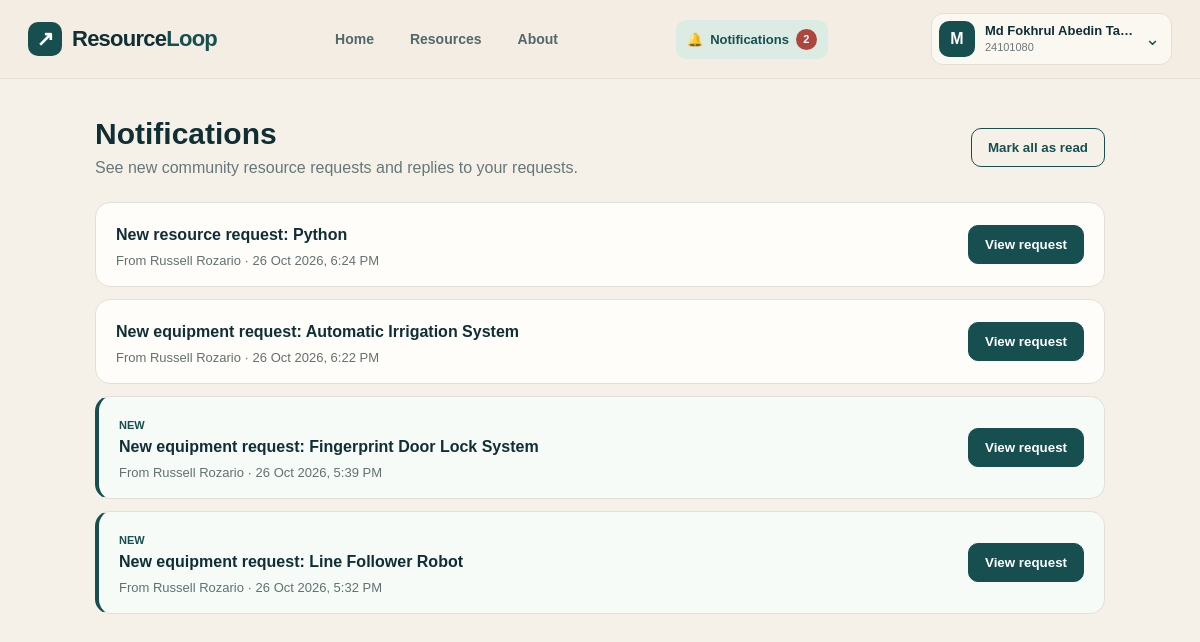
Screenshot of /notifications/ (signed in) with the database file from the repository.
### requests_app/models.py (models this page shows, shortened)
class WebsiteNotification(models.Model):
    recipient = models.ForeignKey(Student, on_delete=models.CASCADE, related_name="website_notifications")
    actor = models.ForeignKey(Student, on_delete=models.CASCADE, related_name="sent_website_notifications")
    title = models.CharField(max_length=220)
    kind = models.CharField(max_length=25, choices=[
        ("community_request", "Community request"),
        ("equipment_request", "Equipment request"),
        ("community_response", "Community response"),
        ("equipment_response", "Equipment response"),
    ])
    is_read = models.BooleanField(default=False)
    created_at = models.DateTimeField(auto_now_add=True)
    class Meta:
        ordering = ["-created_at"]
        indexes = [models.Index(fields=["recipient", "is_read", "created_at"]) ]

### accounts/models.py (models this page shows, shortened)
class Student(models.Model):
    full_name = models.CharField(
        max_length=100
    )
    registration_id = models.CharField(
        max_length=50,
        unique=True
    )
    department = models.CharField(
        max_length=100
    )
    email = models.EmailField(
        unique=True
    )
    phone = models.CharField(
        max_length=15
    )
    password = models.CharField(
        max_length=128
    )

### requests_app/views.py (the view)
# urls.py: path('notifications/', views.notifications, name='notifications'),
def notifications(request):
    student = get_current_student(request)
    if not student:
        return redirect("login")
    from django.core.paginator import Paginator
    qs = WebsiteNotification.objects.filter(recipient=student).select_related("actor")
    page_obj = Paginator(qs, 20).get_page(request.GET.get("page"))
    return render(request, "notifications.html", {"student": student, "page_obj": page_obj})

### requests_app/context_processors.py (called while the page is built)
def navbar_notifications(request):
    student_id = request.session.get("student_id")
    if not student_id:
        return {"navbar_unread_notifications": 0}
    return {
        "navbar_unread_notifications": WebsiteNotification.objects.filter(
            recipient_id=student_id, is_read=False
        ).count()
    }

### requests_app/views.py (called while the page is built)
def get_current_student(request):
    student_id = request.session.get("student_id")
    if not student_id:
        return None
    return Student.objects.filter(
        id=student_id
    ).first()

### templates/notifications.html (shortened to what this page needs)
{% load static %}
<!DOCTYPE html>
<html lang="en">
<head>
  <link rel="stylesheet" href="{% static 'css/shared_theme.css' %}">
  <link rel="stylesheet" href="{% static 'css/notifications.css' %}">
</head>
<body>
  {% include 'includes/navbar.html' %}
  <main class="rl-notifications-page">
    <div class="rl-notifications-heading">
      <div><h1>Notifications</h1><p>See new community resource requests and replies to your requests.</p></div>
      <form method="post" action="{% url 'mark_all_notifications_read' %}">
        {% csrf_token %}<button class="rl-button rl-outline" type="submit">Mark all as read</button>
      </form>
    </div>
    {% for item in page_obj %}
      <article class="rl-notification-item {% if not item.is_read %}rl-unread{% endif %}">
        <div>
          {% if not item.is_read %}<span class="rl-new-label">New</span>{% endif %}
          <h2>{{ item.title }}</h2>
          <p>From {{ item.actor.full_name }} · {{ item.created_at|date:"d M Y, g:i A" }}</p>
        </div>
        <form method="post" action="{% url 'open_notification' item.pk %}">
          {% csrf_token %}<button class="rl-button" type="submit">View request</button>
        </form>
      </article>
    {% empty %}
      <div class="rl-no-notifications">No notifications yet. New requests will appear here.</div>
    {% endfor %}
  </main>
</body>
</html>

### static/css/shared_theme.css (style rules this page uses)
:root { --rl-bg:#F6F1E8; --rl-nav:#F3EDE3; --rl-ink:#102F35; --rl-teal:#174F50; --rl-green:#DCEBE3; --rl-peach:#F8E8DA; --rl-border:#E4DFD6; }
html { scroll-behavior:smooth; }
body { background-color:var(--rl-bg); color:var(--rl-ink); }

### static/css/notifications.css (style rules this page uses)
* { box-sizing:border-box }
body { margin:0;background:#F6F1E8;color:#102F35;font-family:Arial,sans-serif }
.rl-notifications-page { max-width:1050px;margin:38px auto;padding:0 20px 60px }
.rl-notifications-heading { display:flex;justify-content:space-between;align-items:center;gap:20px;margin-bottom:25px }
.rl-notifications-heading h1 { margin:0;font-size:30px }
.rl-notifications-heading p { color:#657878;margin:8px 0 0 }
.rl-notification-item { background:#FFFDFA;border:1px solid #E4DFD6;border-radius:15px;padding:18px 20px;margin-bottom:12px;display:flex;justify-content:space-between;align-items:center;gap:15px }
.rl-notification-item.rl-unread { border-left:4px solid #174F50;background:#f6fbf8 }
.rl-notification-item h2 { font-size:16px;margin:5px 0 9px }
.rl-notification-item p { font-size:13px;color:#61716f;margin:0 }
.rl-new-label { color:#174F50;font-size:11px;font-weight:800;text-transform:uppercase }
.rl-button { padding:11px 16px;background:#174F50;border:1px solid #174F50;border-radius:10px;color:white;font-weight:700;cursor:pointer;white-space:nowrap }
.rl-button.rl-outline { background:transparent;color:#174F50 }

### rows the page displays
WebsiteNotification: title "New resource request: Python", actor.full_name "Russell Rozario", created_at "26 Oct 2026, 6:24 PM"
WebsiteNotification: title "New equipment request: Automatic Irrigation System", actor.full_name "Russell Rozario", created_at "26 Oct 2026, 6:22 PM"
WebsiteNotification: is_read "NEW", title "New equipment request: Fingerprint Door Lock System", actor.full_name "Russell Rozario", created_at "26 Oct 2026, 5:39 PM"
WebsiteNotification: is_read "NEW", title "New equipment request: Line Follower Robot", actor.full_name "Russell Rozario", created_at "26 Oct 2026, 5:32 PM"

### other values shown
{{ navbar_unread_notifications }} "2"
{{ request.session.full_name|default:'S'|slice:':1'|upper }} "M"
{{ request.session.full_name|default:'Student' }} "Md Fokhrul Abedin Ta…"
{{ request.session.registration_id|default:'Student ID' }} "24101080"
